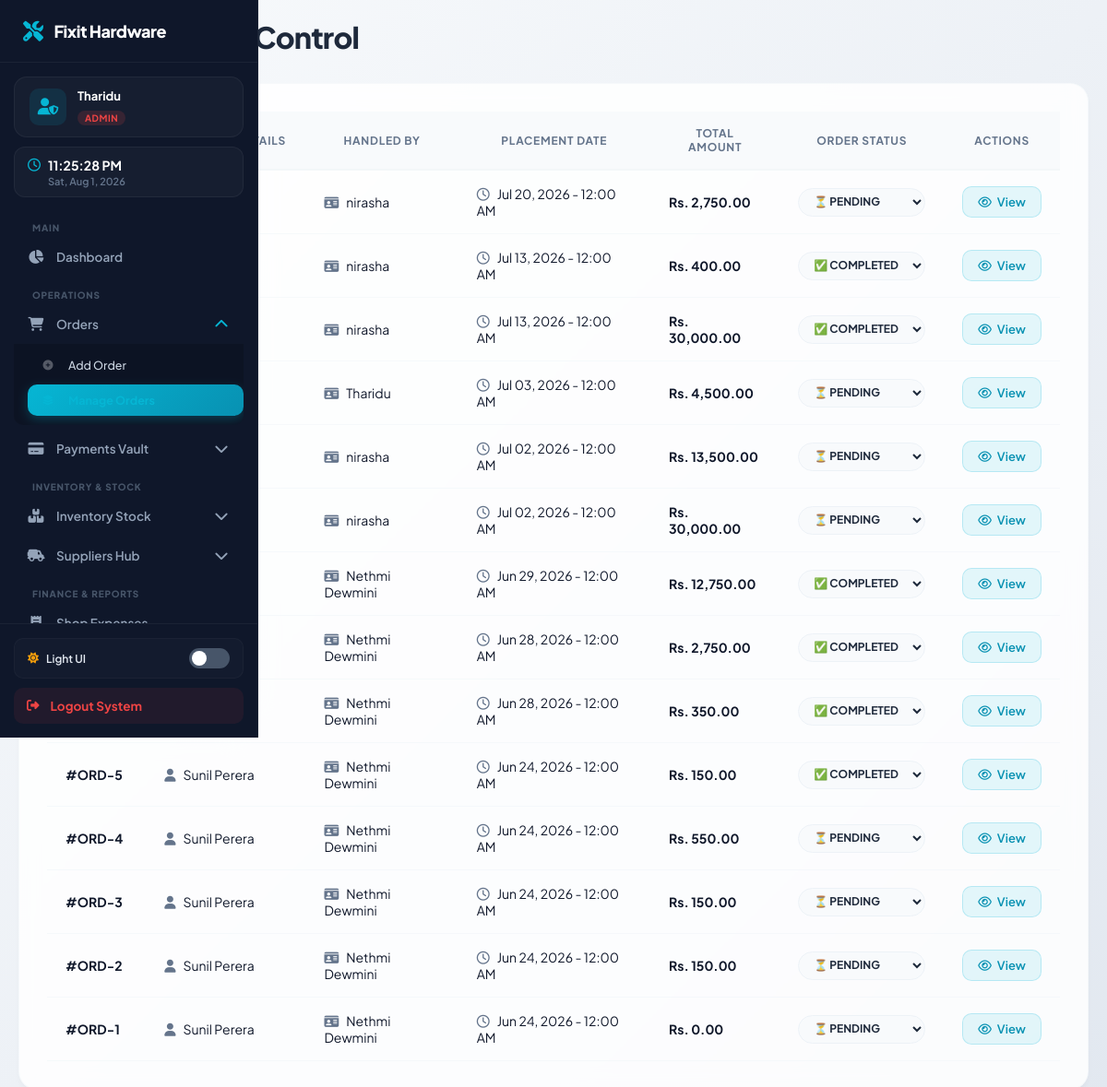
The app's page /manage_order.php (signed in) with its own data.
### tables this page shows
CREATE TABLE `system_settings` (
  `id` int(11) NOT NULL DEFAULT 1,
  `shop_name` varchar(100) DEFAULT 'FixIt Crafts',
  `shop_address` varchar(255) DEFAULT 'Weligama, Sri Lanka',
  `shop_phone` varchar(20) DEFAULT '0771234567',
  `worker_rate` decimal(5,2) DEFAULT 10.00,
  `supplier_rate` decimal(5,2) DEFAULT 18.00
);

CREATE TABLE `orders` (
  `order_id` int(11) NOT NULL,
  `customer_id` int(11) DEFAULT NULL,
  `employee_id` int(11) DEFAULT NULL,
  `order_date` date DEFAULT NULL,
  `total_amount` decimal(10,2) NOT NULL DEFAULT 0.00,
  `status` varchar(50) DEFAULT 'Pending'
);

### manage_order.php (the view, shortened to what this page needs)
<?php
if (!isset($conn)) {
    $conn = new mysqli("localhost", "root", "", "hardware");
}
$query = "
    SELECT
        o.order_id,
        o.order_date,
        o.status,
        COALESCE(c.customer_name, 'Walk-in Customer') AS customer_name,
        COALESCE(e.full_name, 'System Admin') AS employee_name,
        COALESCE(SUM(oi.quantity * oi.price), 0) AS calculated_total
    FROM orders o
    LEFT JOIN customer c ON o.customer_id = c.customer_id
    LEFT JOIN employee e ON o.employee_id = e.employee_id
    LEFT JOIN order_items oi ON o.order_id = oi.order_id
    GROUP BY o.order_id
    ORDER BY o.order_id DESC
";
$result = $conn->query($query);
?>
<!DOCTYPE html>
<html lang="en">
<head>
    <link rel="stylesheet" href="https://cdnjs.cloudflare.com/ajax/libs/font-awesome/6.5.1/css/all.min.css">
</head>
<body>
    <?php include('sidebar.php'); ?>
    <div class="main-content">
        <div class="top-bar">
            <h1>Order Registry & Control</h1>
        </div>
        <div class="table-container">
            <table>
                <thead>
                    <tr>
                        <th>Order ID</th>
                        <th>Customer Details</th>
                        <th>Handled By</th>
                        <th>Placement Date</th>
                        <th>Total Amount</th>
                        <th>Order Status</th>
                        <th>Actions</th>
                    </tr>
                </thead>
                <tbody>
                    <?php
                    if($result && $result->num_rows > 0) {
                        while($row = $result->fetch_assoc()){
                            $db_id = $row['order_id'];
                            $current_status = $row['status'] ?? 'Pending';
                            $select_class = ($current_status == 'Completed') ? 'status-completed' : 'status-pending';
                        ?>
                        <tr>
                            <td><strong>#ORD-<?php echo $db_id; ?></strong></td>
                            <td><i class="fa-solid fa-user" style="color: var(--text-muted); margin-right: 8px;"></i><?php echo htmlspecialchars($row['customer_name']); ?></td>
                            <td><i class="fa-solid fa-id-card" style="color: var(--text-muted); margin-right: 8px;"></i><?php echo htmlspecialchars($row['employee_name']); ?></td>
                            <td><i class="fa-regular fa-clock" style="color: var(--text-muted); margin-right: 8px;"></i><?php echo date('M d, Y - h:i A', strtotime($row['order_date'])); ?></td>
                            <td><strong style="color: var(--text-main);">Rs. <?php echo number_format($row['calculated_total'], 2); ?></strong></td>
                            <td>
                                <select class="status-select <?php echo $select_class; ?>" onchange="updateOrderStatus(this, <?php echo $db_id; ?>)">
                                    <option value="Pending" <?php if($current_status == 'Pending') echo 'selected'; ?>>⏳ Pending</option>
                                    <option value="Completed" <?php if($current_status == 'Completed') echo 'selected'; ?>>✅ Completed</option>
                                </select>
                            </td>
                            <td>
                                <a href="view_order_items.php?order_id=<?php echo $db_id; ?>" class="btn-view">
                                    <i class="fa-regular fa-eye"></i> View
                                </a>
                            </td>
                        </tr>
                        <?php
                        }
                    } else { ?>
                        <tr><td colspan="7" style="text-align:center; color: var(--text-muted);">No orders found</td></tr>
                    <?php } ?>
                </tbody>
            </table>
        </div>
    </div>
</body>
</html>

### sidebar.php (shortened to what this page needs)
<?php
$sys_shop_name = 'FixIt Hardware';
if ($conn && !$conn->connect_error) {
    $settings_query = $conn->query("SELECT shop_name FROM system_settings WHERE id = 1");
    if ($settings_query && $settings_query->num_rows > 0) {
        $setting_data = $settings_query->fetch_assoc();
        if (!empty($setting_data['shop_name'])) {
            $sys_shop_name = $setting_data['shop_name'];
        }
    }
}
$current_page = basename($_SERVER['PHP_SELF']);
$user_role = strtolower($_SESSION['user_role']);
$display_role = ($user_role === 'admin') ? 'Admin' : 'Employee';
?>
<link rel="stylesheet" href="https://cdnjs.cloudflare.com/ajax/libs/font-awesome/6.5.1/css/all.min.css">
<div class="sidebar">
    <div class="brand">
        <i class="fa-solid fa-screwdriver-wrench"></i>
        <span><?php echo htmlspecialchars($sys_shop_name); ?></span>
    </div>
    <div class="user-profile">
        <div class="avatar">
            <i class="fa-solid <?php echo ($user_role === 'admin') ? 'fa-user-shield' : 'fa-user-gear'; ?>"></i>
        </div>
        <div class="user-info">
            <h4><?php echo isset($_SESSION['user_name']) ? htmlspecialchars($_SESSION['user_name']) : 'System User'; ?></h4>
            <span class="role-badge <?php echo ($user_role === 'admin') ? 'admin-badge' : 'staff-badge'; ?>">
                <?php echo $display_role; ?>
            </span>
        </div>
    </div>
    <div class="datetime-widget">
        <div class="live-time" id="clock-display">
        </div>
        <div class="live-date" id="calendar-display">Loading date info...</div>
    </div>
    <ul class="nav-links">
        <div class="menu-section-label">Main</div>
        <li class="<?php echo ($current_page == 'dashboard.php') ? 'active-page' : ''; ?>">
            <a href="dashboard.php">
                <i class="fa-solid fa-chart-pie"></i>
                <span>Dashboard</span>
            </a>
        </li>
        <div class="menu-section-label">Operations</div>
        <?php $ord_active = in_array($current_page, ['add_order.php', 'manage_order.php']); ?>
        <li class="dropdown-item">
            <a href="javascript:void(0)" class="dropdown-btn">
                <i class="fa-solid fa-cart-shopping"></i>
                <span>Orders</span>
                <i class="fa-solid fa-chevron-down arrow <?php echo $ord_active ? 'rotate' : ''; ?>"></i>
            </a>
            <ul class="dropdown-container <?php echo $ord_active ? 'active' : ''; ?>">
                <li class="<?php echo ($current_page == 'add_order.php') ? 'active-page' : ''; ?>"><a href="add_order.php?action=add"><i class="fa-solid fa-circle-plus"></i> Add Order</a></li>
                <li class="<?php echo ($current_page == 'manage_order.php') ? 'active-page' : ''; ?>"><a href="manage_order.php?action=manage"><i class="fa-solid fa-layer-group"></i> Manage Orders</a></li>
            </ul>
        </li>
        <?php $pay_active = in_array($current_page, ['add_payment.php', 'manage_payment.php']); ?>
        <li class="dropdown-item">
            <a href="javascript:void(0)" class="dropdown-btn">
                <i class="fa-solid fa-credit-card"></i>
                <span>Payments Vault</span>
                <i class="fa-solid fa-chevron-down arrow <?php echo $pay_active ? 'rotate' : ''; ?>"></i>
            </a>
        </li>
        <div class="menu-section-label">Inventory & Stock</div>
        <?php $inv_active = in_array($current_page, ['add_product.php', 'manage_inventory.php', 'manage_categories.php', 'manage_subcategories.php']); ?>
        <li class="dropdown-item">
            <a href="javascript:void(0)" class="dropdown-btn">
                <i class="fa-solid fa-boxes-stacked"></i>
                <span>Inventory Stock</span>
                <i class="fa-solid fa-chevron-down arrow <?php echo $inv_active ? 'rotate' : ''; ?>"></i>
            </a>
        </li>
        <?php if ($user_role === 'admin'): ?>
            <?php $sup_active = in_array($current_page, ['add_supplier.php', 'manage_suppliers.php']); ?>
            <li class="dropdown-item">
                <a href="javascript:void(0)" class="dropdown-btn">
                    <i class="fa-solid fa-truck-field"></i>
                    <span>Suppliers Hub</span>
                    <i class="fa-solid fa-chevron-down arrow <?php echo $sup_active ? 'rotate' : ''; ?>"></i>
                </a>
            </li>
        <?php endif; ?>
        <?php if ($user_role === 'admin'): ?>
            <div class="menu-section-label">Finance & Reports</div>
            <li class="<?php echo ($current_page == 'add_expense.php') ? 'active-page' : ''; ?>">
                <a href="add_expense.php">
                    <i class="fa-solid fa-receipt"></i>
                    <span>Shop Expenses</span>
                </a>
            </li>
        <?php endif; ?>
    </ul>
    <div class="sidebar-footer">
        <div class="mode-toggle-panel">
            <div class="toggle-label" id="sys-mode-label">
                <i class="fa-solid fa-sun" style="color: #f59e0b;"></i> Light UI
            </div>
            <label class="switch-btn">
                <span class="slider-round"></span>
            </label>
        </div>
        <a href="javascript:void(0)" class="logout-btn" id="logoutSystemBtn">
            <i class="fa-solid fa-right-from-bracket"></i>
            <span>Logout System</span>
        </a>
    </div>
</div>

### manage_order.php (style rules this page uses)
:root { --body-bg: linear-gradient(135deg, #f8fafc 0%, #e2e8f0 100%); --text-main: #0f172a; --text-muted: #64748b; --glass-bg: rgba(255, 255, 255, 0.85); --glass-border: rgba(241, 245, 249, 0.6); --shadow-sm: 0 4px 6px -1px rgba(0,0,0,0.03); --shadow-md: 0 10px 25px -5px rgba(0,0,0,0.05); --table-th-bg: #f8fafc; --table-tr-hover: rgba(248, 250, 252, 0.6); }
* { margin: 0; padding: 0; box-sizing: border-box; font-family: 'Plus Jakarta Sans', sans-serif; transition: background-color 0.25s, color 0.25s; }
body { background: var(--body-bg); display: flex; min-height: 100vh; color: var(--text-main); }
.main-content { margin-left: 280px; width: calc(100% - 280px); padding: 40px 50px; }
.top-bar { display: flex; justify-content: space-between; align-items: center; margin-bottom: 30px; }
.top-bar h1 { font-size: 32px; font-weight: 800; letter-spacing: -0.75px; }
.table-container { background: var(--glass-bg); backdrop-filter: blur(10px); padding: 30px; border-radius: 20px; box-shadow: var(--shadow-sm); border: 1px solid var(--glass-border); overflow-x: auto; }
table { width: 100%; border-collapse: separate; border-spacing: 0; }
th { background: var(--table-th-bg); color: var(--text-muted); padding: 16px 20px; font-weight: 700; font-size: 12px; text-transform: uppercase; letter-spacing: 0.75px; border-bottom: 2px solid var(--glass-border); }
td { padding: 16px 20px; font-size: 14px; border-bottom: 1px solid var(--glass-border); color: var(--text-main); }
.status-select { padding: 6px 12px; border-radius: 20px; font-weight: 700; font-size: 12px; border: 1px solid transparent; cursor: pointer; outline: none; text-transform: uppercase; }
.status-completed { background: rgba(22, 163, 74, 0.15); color: #16a34a; }
.status-pending { background: rgba(217, 119, 6, 0.15); color: #d97706; }
.btn-view { background: rgba(6, 182, 212, 0.1); color: #0891b2; padding: 8px 16px; border-radius: 10px; text-decoration: none; font-weight: 600; font-size: 13px; display: inline-flex; align-items: center; gap: 6px; border: 1px solid rgba(6, 182, 212, 0.2); transition: all 0.2s ease; }
@media (max-width: 1200px) { .main-content { margin-left: 0; width: 100%; padding: 20px; } }

### records on screen
system_settings: shop_name "Fixit Hardware"
orders: employee_name "nirasha", order_date "Jul 20, 2026 - 12:00 AM", calculated_total "2,750.00", status+order_id "⏳ Pending"
orders: employee_name "nirasha", order_date "Jul 13, 2026 - 12:00 AM", calculated_total "400.00", status+order_id "✅ Completed"
orders: employee_name "nirasha", order_date "Jul 13, 2026 - 12:00 AM", calculated_total "30,000.00", status+order_id "✅ Completed"
orders: employee_name "Tharidu", order_date "Jul 03, 2026 - 12:00 AM", calculated_total "4,500.00", status+order_id "⏳ Pending"
orders: employee_name "nirasha", order_date "Jul 02, 2026 - 12:00 AM", calculated_total "13,500.00", status+order_id "⏳ Pending"
orders: employee_name "nirasha", order_date "Jul 02, 2026 - 12:00 AM", calculated_total "30,000.00", status+order_id "⏳ Pending"
orders: employee_name "Nethmi Dewmini", order_date "Jun 29, 2026 - 12:00 AM", calculated_total "12,750.00", status+order_id "✅ Completed"
orders: employee_name "Nethmi Dewmini", order_date "Jun 28, 2026 - 12:00 AM", calculated_total "2,750.00", status+order_id "✅ Completed"
orders: employee_name "Nethmi Dewmini", order_date "Jun 28, 2026 - 12:00 AM", calculated_total "350.00", status+order_id "✅ Completed"
orders: order_id "5", customer_name "Sunil Perera", employee_name "Nethmi Dewmini", order_date "Jun 24, 2026 - 12:00 AM", calculated_total "150.00", status+order_id "✅ Completed"
orders: order_id "4", customer_name "Sunil Perera", employee_name "Nethmi Dewmini", order_date "Jun 24, 2026 - 12:00 AM", calculated_total "550.00", status+order_id "⏳ Pending"
orders: order_id "3", customer_name "Sunil Perera", employee_name "Nethmi Dewmini", order_date "Jun 24, 2026 - 12:00 AM", calculated_total "150.00", status+order_id "⏳ Pending"
orders: order_id "2", customer_name "Sunil Perera", employee_name "Nethmi Dewmini", order_date "Jun 24, 2026 - 12:00 AM", calculated_total "150.00", status+order_id "⏳ Pending"
orders: order_id "1", customer_name "Sunil Perera", employee_name "Nethmi Dewmini", order_date "Jun 24, 2026 - 12:00 AM", calculated_total "0.00", status+order_id "⏳ Pending"

### other values on screen
$_SESSION['user_name'] "Tharidu"
$display_role "ADMIN"
